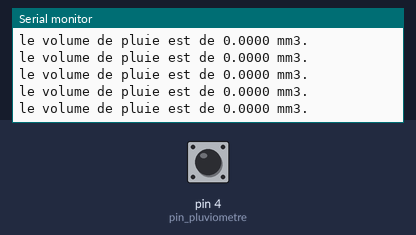
This sketch was run on a simulated Arduino Uno, built with avr-gcc and run on an emulated ATmega328P. Parts: the last lines printed to the serial monitor. Inputs (shaded band) come from the test bench; at power-on: pin 4 (pin_pluviometre) HIGH.

Above: at 1.2 s.
1.3 s: pin 4 (pin_pluviometre) driven LOW
At 1.4 s:
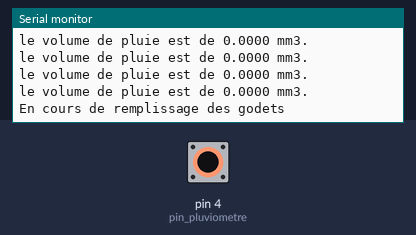
4.3 s: pin 4 (pin_pluviometre) driven HIGH
At 4.4 s:
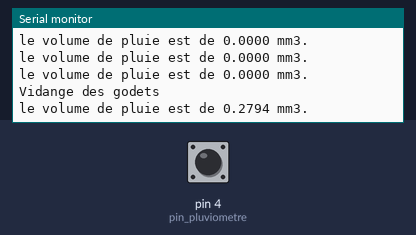
7.3 s: pin 4 (pin_pluviometre) driven LOW
10.3 s: pin 4 (pin_pluviometre) driven HIGH
At 10.52 s:
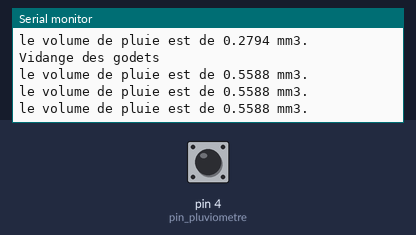
13.3 s: pin 4 (pin_pluviometre) driven LOW
16.3 s: pin 4 (pin_pluviometre) pulsed HIGH 2 times (0.12 s each, 0.3 s apart)
At 16.5 s:
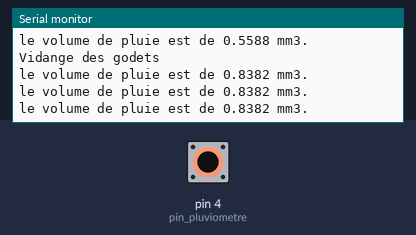
Timing chart, 0 to 19.3 s (numbered marks = the images above; inputs shaded):
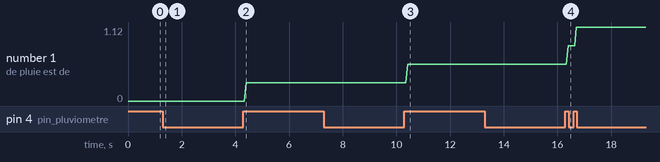

The sketch:

pluviometre.ino
```cpp
//godet de 0.2794 mm3

#define pin_pluviometre 4

boolean etat_pluie = 0;
unsigned long compte_volume=0;
double volume_pluie=0;
const float volume_godet=0.2794;

void setup()
{
  Serial.begin(9600);
  pinMode(pin_pluviometre, INPUT);
}
// Boucle principale:
void loop()
{
  int BP = digitalRead(pin_pluviometre); // Lecture du capteur
  if (BP == LOW && etat_pluie==0)
  {
    Serial.println("En cours de remplissage des godets");
    etat_pluie=1;

  }
  if(BP == HIGH && etat_pluie==1)
  {
    Serial.println("Vidange des godets");
    etat_pluie=0;
    compte_volume=compte_volume+1;

  }
  volume_pluie=volume_godet*compte_volume;
  Serial.print("le volume de pluie est de ");
  Serial.print(volume_pluie,4);
  Serial.println(" mm3.");

}
```

Measured:
- after the input at 1.3 s, the serial monitor: prints a new line after 0.08 s (image 1)
- after the input at 4.3 s, the serial monitor: prints a new line after 0.08 s (image 2)
- after the input at 10.3 s, the serial monitor: prints a new line after 0.10 s (image 3)
- after the input at 16.3 s, the serial monitor: prints a new line after 0.08 s (image 4)
- plotted number 1: 0 → 0.28 after the input at 4.3 s, 0.28 → 0.56 after the input at 10.3 s, 0.56 → 1.12 after the input at 16.3 s
